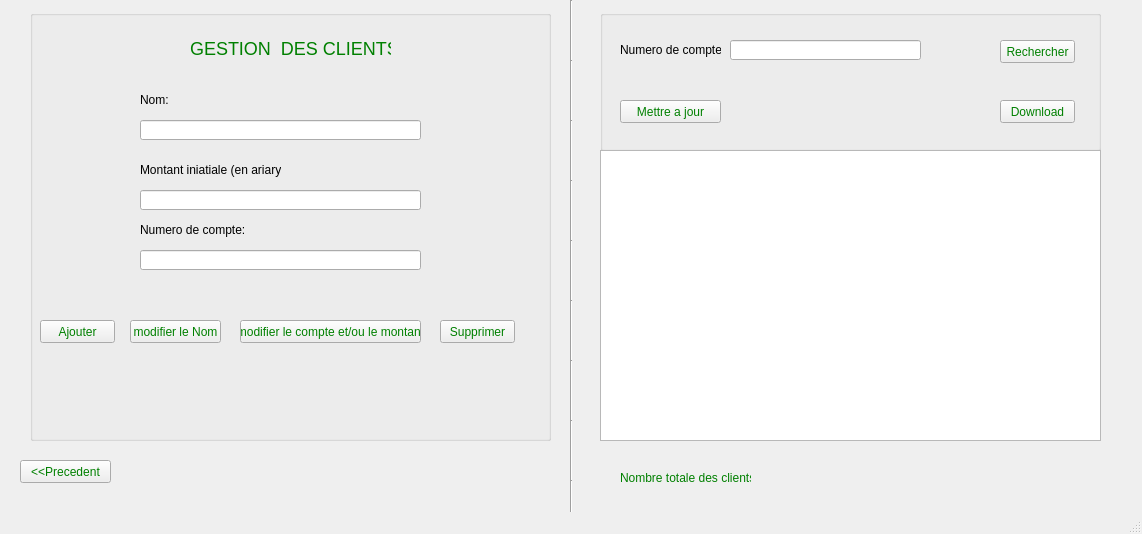
<?xml version="1.0" encoding="UTF-8"?>
<ui version="4.0">
 <class>premierclasse</class>
 <widget class="QMainWindow" name="premierclasse">
  <property name="geometry">
   <rect>
    <x>0</x>
    <y>0</y>
    <width>1142</width>
    <height>534</height>
   </rect>
  </property>
  <property name="windowTitle">
   <string>MainWindow</string>
  </property>
  <widget class="QWidget" name="centralwidget">
   <widget class="QGroupBox" name="groupBox">
    <property name="geometry">
     <rect>
      <x>30</x>
      <y>10</y>
      <width>521</width>
      <height>431</height>
     </rect>
    </property>
    <property name="title">
     <string/>
    </property>
    <widget class="QLineEdit" name="lineEdit_lastname">
     <property name="geometry">
      <rect>
       <x>110</x>
       <y>110</y>
       <width>281</width>
       <height>20</height>
      </rect>
     </property>
     <property name="text">
      <string/>
     </property>
    </widget>
    <widget class="QLabel" name="label_2">
     <property name="geometry">
      <rect>
       <x>110</x>
       <y>80</y>
       <width>71</width>
       <height>20</height>
      </rect>
     </property>
     <property name="text">
      <string>Nom:</string>
     </property>
    </widget>
    <widget class="QLabel" name="label_3">
     <property name="geometry">
      <rect>
       <x>110</x>
       <y>150</y>
       <width>141</width>
       <height>20</height>
      </rect>
     </property>
     <property name="text">
      <string>Montant iniatiale (en ariary):</string>
     </property>
    </widget>
    <widget class="QLineEdit" name="montant">
     <property name="geometry">
      <rect>
       <x>110</x>
       <y>180</y>
       <width>281</width>
       <height>20</height>
      </rect>
     </property>
     <property name="text">
      <string/>
     </property>
    </widget>
    <widget class="QPushButton" name="pushButton">
     <property name="geometry">
      <rect>
       <x>10</x>
       <y>310</y>
       <width>75</width>
       <height>23</height>
      </rect>
     </property>
     <property name="styleSheet">
      <string notr="true">#pushButton{
	background-color:  #eeeeee;
    color: green;
}</string>
     </property>
     <property name="text">
      <string>Ajouter</string>
     </property>
    </widget>
    <widget class="QPushButton" name="pushButton_2">
     <property name="geometry">
      <rect>
       <x>100</x>
       <y>310</y>
       <width>91</width>
       <height>23</height>
      </rect>
     </property>
     <property name="styleSheet">
      <string notr="true">#pushButton_2{
	background-color:  #eeeeee;
    color: green;
}</string>
     </property>
     <property name="text">
      <string>modifier le Nom</string>
     </property>
    </widget>
    <widget class="QPushButton" name="pushButton_3">
     <property name="geometry">
      <rect>
       <x>410</x>
       <y>310</y>
       <width>75</width>
       <height>23</height>
      </rect>
     </property>
     <property name="styleSheet">
      <string notr="true">#pushButton_3{
	background-color:  #eeeeee;
    color: green;
}</string>
     </property>
     <property name="text">
      <string>Supprimer</string>
     </property>
    </widget>
    <widget class="QLineEdit" name="compte">
     <property name="geometry">
      <rect>
       <x>110</x>
       <y>240</y>
       <width>281</width>
       <height>20</height>
      </rect>
     </property>
     <property name="text">
      <string/>
     </property>
    </widget>
    <widget class="QLabel" name="label_5">
     <property name="geometry">
      <rect>
       <x>110</x>
       <y>210</y>
       <width>121</width>
       <height>20</height>
      </rect>
     </property>
     <property name="text">
      <string>Numero de compte:</string>
     </property>
    </widget>
    <widget class="QLabel" name="label_6">
     <property name="geometry">
      <rect>
       <x>160</x>
       <y>30</y>
       <width>201</width>
       <height>16</height>
      </rect>
     </property>
     <property name="styleSheet">
      <string notr="true">#label_6{
	color: green;
	font-size: 18px;
}</string>
     </property>
     <property name="text">
      <string>GESTION  DES CLIENTS</string>
     </property>
    </widget>
    <widget class="QPushButton" name="toutModifier">
     <property name="geometry">
      <rect>
       <x>210</x>
       <y>310</y>
       <width>181</width>
       <height>23</height>
      </rect>
     </property>
     <property name="styleSheet">
      <string notr="true">#toutModifier{
	background-color:  #eeeeee;
    color: green;
}</string>
     </property>
     <property name="text">
      <string>modifier le compte et/ou le montant</string>
     </property>
    </widget>
   </widget>
   <widget class="QGroupBox" name="groupBox_2">
    <property name="geometry">
     <rect>
      <x>600</x>
      <y>10</y>
      <width>501</width>
      <height>141</height>
     </rect>
    </property>
    <property name="title">
     <string/>
    </property>
    <widget class="QLineEdit" name="lineEdit_4">
     <property name="geometry">
      <rect>
       <x>130</x>
       <y>30</y>
       <width>191</width>
       <height>20</height>
      </rect>
     </property>
     <property name="text">
      <string/>
     </property>
    </widget>
    <widget class="QLabel" name="label_4">
     <property name="geometry">
      <rect>
       <x>20</x>
       <y>30</y>
       <width>101</width>
       <height>20</height>
      </rect>
     </property>
     <property name="text">
      <string>Numero de compte:</string>
     </property>
    </widget>
    <widget class="QPushButton" name="pushButton_4">
     <property name="geometry">
      <rect>
       <x>400</x>
       <y>30</y>
       <width>75</width>
       <height>23</height>
      </rect>
     </property>
     <property name="styleSheet">
      <string notr="true">#pushButton_4{
	background-color:  #eeeeee;
    color: green;
}</string>
     </property>
     <property name="text">
      <string>Rechercher</string>
     </property>
    </widget>
    <widget class="QPushButton" name="pushButton_5">
     <property name="geometry">
      <rect>
       <x>20</x>
       <y>90</y>
       <width>101</width>
       <height>23</height>
      </rect>
     </property>
     <property name="styleSheet">
      <string notr="true">#pushButton_5{
	background-color:  #eeeeee;
    color: green;
}</string>
     </property>
     <property name="text">
      <string>Mettre a jour</string>
     </property>
    </widget>
    <widget class="QPushButton" name="pushButton_6">
     <property name="geometry">
      <rect>
       <x>400</x>
       <y>90</y>
       <width>75</width>
       <height>23</height>
      </rect>
     </property>
     <property name="styleSheet">
      <string notr="true">#pushButton_6{
	background-color:  #eeeeee;
    color: green;
}</string>
     </property>
     <property name="text">
      <string>Download</string>
     </property>
    </widget>
   </widget>
   <widget class="QTableView" name="tableView">
    <property name="geometry">
     <rect>
      <x>600</x>
      <y>150</y>
      <width>501</width>
      <height>291</height>
     </rect>
    </property>
   </widget>
   <widget class="Line" name="line">
    <property name="geometry">
     <rect>
      <x>570</x>
      <y>0</y>
      <width>3</width>
      <height>61</height>
     </rect>
    </property>
    <property name="orientation">
     <enum>Qt::Vertical</enum>
    </property>
   </widget>
   <widget class="Line" name="line_2">
    <property name="geometry">
     <rect>
      <x>570</x>
      <y>60</y>
      <width>3</width>
      <height>61</height>
     </rect>
    </property>
    <property name="orientation">
     <enum>Qt::Vertical</enum>
    </property>
   </widget>
   <widget class="Line" name="line_3">
    <property name="geometry">
     <rect>
      <x>570</x>
      <y>120</y>
      <width>3</width>
      <height>61</height>
     </rect>
    </property>
    <property name="orientation">
     <enum>Qt::Vertical</enum>
    </property>
   </widget>
   <widget class="Line" name="line_4">
    <property name="geometry">
     <rect>
      <x>570</x>
      <y>180</y>
      <width>3</width>
      <height>61</height>
     </rect>
    </property>
    <property name="orientation">
     <enum>Qt::Vertical</enum>
    </property>
   </widget>
   <widget class="Line" name="line_5">
    <property name="geometry">
     <rect>
      <x>570</x>
      <y>240</y>
      <width>3</width>
      <height>61</height>
     </rect>
    </property>
    <property name="orientation">
     <enum>Qt::Vertical</enum>
    </property>
   </widget>
   <widget class="Line" name="line_6">
    <property name="geometry">
     <rect>
      <x>570</x>
      <y>300</y>
      <width>3</width>
      <height>61</height>
     </rect>
    </property>
    <property name="orientation">
     <enum>Qt::Vertical</enum>
    </property>
   </widget>
   <widget class="Line" name="line_7">
    <property name="geometry">
     <rect>
      <x>570</x>
      <y>360</y>
      <width>3</width>
      <height>61</height>
     </rect>
    </property>
    <property name="orientation">
     <enum>Qt::Vertical</enum>
    </property>
   </widget>
   <widget class="Line" name="line_8">
    <property name="geometry">
     <rect>
      <x>570</x>
      <y>420</y>
      <width>3</width>
      <height>61</height>
     </rect>
    </property>
    <property name="orientation">
     <enum>Qt::Vertical</enum>
    </property>
   </widget>
   <widget class="Line" name="line_9">
    <property name="geometry">
     <rect>
      <x>570</x>
      <y>480</y>
      <width>3</width>
      <height>61</height>
     </rect>
    </property>
    <property name="orientation">
     <enum>Qt::Vertical</enum>
    </property>
   </widget>
   <widget class="QPushButton" name="precedent">
    <property name="geometry">
     <rect>
      <x>20</x>
      <y>460</y>
      <width>91</width>
      <height>23</height>
     </rect>
    </property>
    <property name="styleSheet">
     <string notr="true">#precedent{
	background-color:  #eeeeee;
    color: green;
}</string>
    </property>
    <property name="text">
     <string>&lt;&lt;Precedent</string>
    </property>
   </widget>
   <widget class="QLabel" name="label">
    <property name="geometry">
     <rect>
      <x>620</x>
      <y>470</y>
      <width>131</width>
      <height>16</height>
     </rect>
    </property>
    <property name="styleSheet">
     <string notr="true">#label{
	color: green;
}</string>
    </property>
    <property name="text">
     <string>Nombre totale des clients:</string>
    </property>
   </widget>
   <widget class="QLabel" name="totaleclient">
    <property name="geometry">
     <rect>
      <x>770</x>
      <y>470</y>
      <width>47</width>
      <height>13</height>
     </rect>
    </property>
    <property name="styleSheet">
     <string notr="true">#totaleclient{
     color: red;
}</string>
    </property>
    <property name="text">
     <string/>
    </property>
   </widget>
  </widget>
  <widget class="QMenuBar" name="menubar">
   <property name="geometry">
    <rect>
     <x>0</x>
     <y>0</y>
     <width>1142</width>
     <height>21</height>
    </rect>
   </property>
  </widget>
  <widget class="QStatusBar" name="statusbar"/>
 </widget>
 <resources/>
 <connections/>
</ui>
